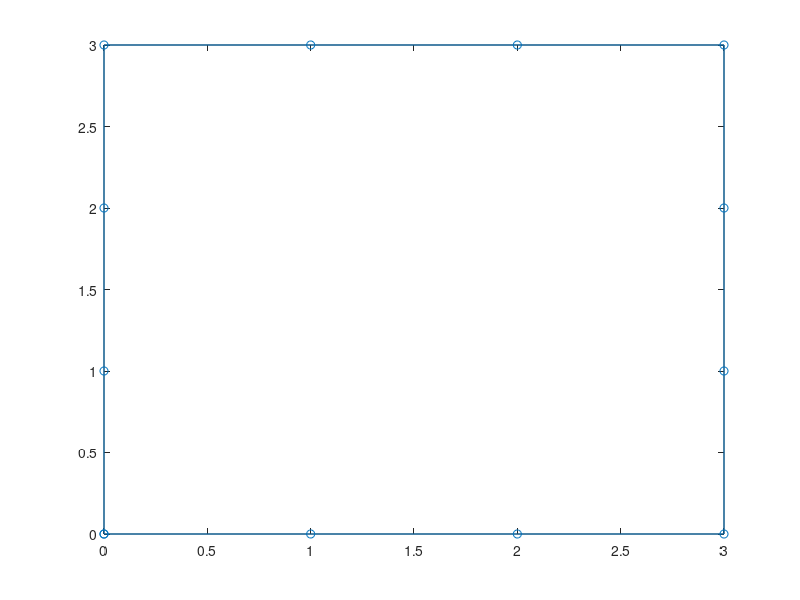

The MATLAB source for this figure:
clc
clear 
close all

% previos work in separate files
% 27.03.2021 Kernel Integration Figured (using quadl)
% 11.04.2021 BCs and Matrix Construction Complete. Pending Validation
% [PENDING] Singularity condition Placeholders fix 
% [PENDING] Validation
% [PENDING] Test lin-BEM for AddedMass problem

%Global Coordinates Input mesh

%     ^
%  y  |
%     |
%      - - - ->
%         x
% x = [0:0.5:10, 10 10 10 10 10 10 10,9.5:-0.5:0, 0 0 0 0 0 0 0 ]';
% y = [zeros(1,20),0:0.4286:3.0002,(3+zeros(1,19)),3.0002:-0.4286:0]';
% Nj = 55;
% Ej = Nj;
%******************
% Geometry
%******************
x = [0 1 2 3 3 3 3 2 1 0 0 0 0];
y = [0 0 0 0 1 2 3 3 3 3 2 1 0];
%BC =[ N N N D D D N N N D D D]; D-1 N-0 Specifies type of boundary like a
%flag (Note in Lin-BEM BC are on the nodes themselves)
bcn = [0 0 0 1 1 1 0 0 0 1 1 1];
bc = [ 0 0 0 1 2 3 0 0 0 0 0 0];
p = zeros(size(bc))';
q = zeros(size(bc))';

for c = 1:length(bc)
   
    if bcn(c) == 1        
        p(c) = bc(c);
        q(c) = NaN; 
    else
        q(c) = bc(c);
        p(c) = NaN;
    end
end


Ej = 13;
Nj = 13;
plot(x,y,'o-')
hold on
% placeholder values of phi and phin
% p  =  zeros(Nj,1);
% 
% q  = zeros(Nj,1);
% q = [0 0 0 1/2 1/sqrt(2) sqrt(3)/2   0 0 0 0 0 0];
% in natural frame over element Ej


%Influence coefficients
%  !! define nfx and nfy

for ms = 1:Nj-1
     
    A = [x(ms),y(ms)];        %intl point
    B = [x(ms+1),y(ms+1)];    %fnl point
    V = B - A;
    midV = A + 0.5 * V;
    normal2 = [V(2),  -V(1)]; % which normal change minus
    % plot([A(1), B(1)], [A(2), B(2)], 'r');
%     hold on
%     plot([midV(1), midV(1) + normal2(1)], [midV(2), midV(2) + normal2(2)], '.-b');

    xn_tail(ms) =  midV(1); xn_head(ms) =   midV(1) + normal2(1);
    yn_tail(ms) = midV(2);  yn_head(ms) = midV(2) + normal2(2);

        distn(ms) = sqrt((xn_head(ms)-xn_tail(ms)).^2+(yn_head(ms)-yn_tail(ms)).^2);
        nfx(ms) = (xn_head(ms)-xn_tail(ms))./distn(ms);
        nfy(ms) = (yn_head(ms)-yn_tail(ms))./distn(ms);

end

for s = 1:Nj-1
    for f = 1:Nj-1
% Here I am forming G  and Gn = div(G)*n 2D green's velocity potential 
if s==f % Doublecheck, currrently placeholders 11.04.21
    G(s,f) = 0.5;
    Gn(s,f) = 0;
else
    G(s,f) = -(2*pi)^-1*log(sqrt((x(s)-x(f)).^2+(y(s)-y(f)).^2));
    Gn(s,f) = -(2*pi)^-1*((x(s)-x(f))/((x(s)-x(f)).^2+(y(s)-y(f)).^2)).*nfx(f)-(2*pi)^-1*((y(s)-y(f))/((x(s)-x(f)).^2+(y(s)-y(f)).^2)).*nfy(f);
end
    end
end


M = Ej;
% consider an element
%  (1)o-------------------o(2)

for P = 1:Nj-1 %Source Point
    for Q = 1:Nj-1 %Field Point
        K1 = Gn(P,Q);
        K2 = G(P,Q);
        
        %This bit chances of errors creeping
        xj = x(P);
        xj1 = x(Q);
        yj = y(P);
        yj1 = y(Q);
        
        
               
                    N1 = @(eta) 0.5*(1-eta);%N1;
               
                    N2 = @(eta) 0.5*(1+eta);%N2;
                
%                 k
                % % Jacobian of transformation
                dN1de = -0.5; dN2de = 0.5;
                dxde = dN1de.*xj + dN2de.*xj1;
                dyde = dN1de.*yj + dN2de.*yj1;

                J = @(eta) sqrt((dxde).^2 + (dyde).^2);
%                 K1 = 0.65; K2 = 0.95;
                id1 = @(eta) K1.*N1(eta).*J(eta); % q1 N1 refer to k-sum counter, not K1 Kernel
                id2 = @(eta) K1.*N2(eta).*J(eta);

                is1 = @(eta) K2.*N1(eta).*J(eta);
                is2 = @(eta) K2.*N2(eta).*J(eta);
                
                IS = quadl(is1,-1,1) + quadl(is2,-1,1);
                ID = quadl(id1,-1,1) + quadl(id2,-1,1);
            
            Am = ID; % X-plys with potential
            Bm = IS; % X-plys with gradient
      
      
       MatA(P,Q) = Am;
       MatB(P,Q) = Bm;
    end
end

% The previous steps kindof create the matrices A and B these need to be
% rearranged in some clever manner to get the product of known BCs and the
% corresponding As and Bs to the RHS and the Unkowns and the corresponding
% As and Bs i.e. influence coefficients whose product will get a LHS

% The  Caveat is to rearrange it with approprite sign changes.

% Constructing Ax = B then x =Ainverse B [.... A. BECKER]

sumB = 0;
A = zeros(size(MatA));
for P = 1:Nj-1 %Source Point
    for Q = 1:Nj-1 %Field Point
        
        if bcn(Q) == 1
            sumB = sumB - MatA(P,Q)*p(Q);
        else
            sumB = sumB + MatB(P,Q)*q(Q);
        end
         
        %
        if bcn(Q) == 1
            A(P,Q) = MatA(P,Q);
        else
            A(P,Q) = -MatB(P,Q);
        end
    
    end
    B(P) = sumB;
end
B = B';

z = inv(A).*B;



